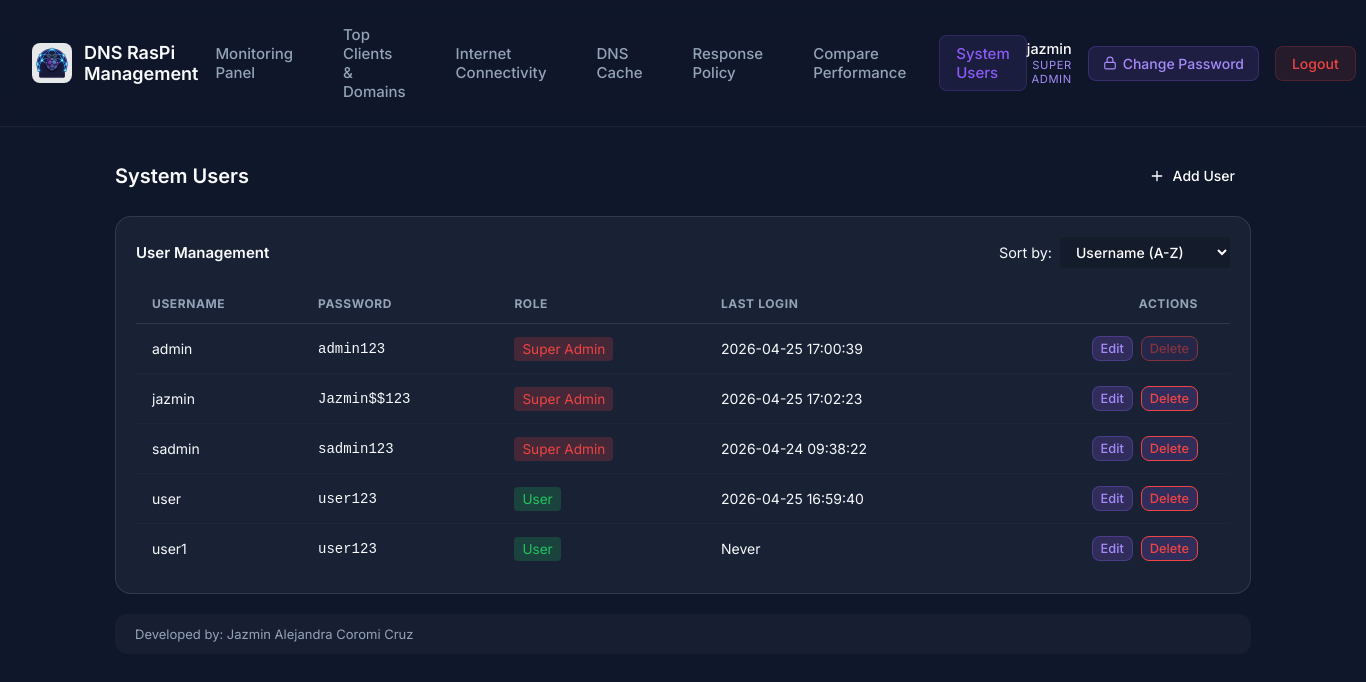
Screenshot of /system-users (signed in) with the database file from the repository.
### tables this page shows
CREATE TABLE users (
                    id TEXT PRIMARY KEY,
                    username TEXT UNIQUE NOT NULL,
                    password_hash TEXT NOT NULL,
                    is_active BOOLEAN NOT NULL DEFAULT 1
                , role TEXT NOT NULL DEFAULT 'user', last_login TEXT);

### src/presentation/dashboard_routes.py (the view)
@dashboard_bp.route('/system-users')
@admin_required
def system_users():
    users = user_repo.get_all()
    return render_template('system_users.html', users=users)

### src/infrastructure/sqlite_repository.py (called while the page is built)
    def _get_connection(self):
        conn = sqlite3.connect(self.db_path)
        conn.row_factory = sqlite3.Row
        return conn

    def get_all(self) -> list[User]:
        users = []
        with self._get_connection() as conn:
            cursor = conn.cursor()
            cursor.execute('SELECT * FROM users')
            for row in cursor.fetchall():
                users.append(User(
                    id=row['id'],
                    username=row['username'],
                    password_hash=row['password_hash'],
                    is_active=bool(row['is_active']),
                    role=row['role'],
                    last_login=row['last_login']
                ))
        return users

### src/presentation/dashboard_routes.py (called while the page is built)
def admin_required(f):
    from functools import wraps
    @wraps(f)
    def decorated_function(*args, **kwargs):
        if session.get('role') not in ('admin', 'sadmin'):
            return redirect(url_for('dashboard.dashboard'))
        return f(*args, **kwargs)
    return decorated_function

### templates/system_users.html (shortened to what this page needs)
<!DOCTYPE html>
<html lang="en">
<head>
    <link rel="stylesheet" href="{{ url_for('static', filename='css/style.css') }}">
    <link rel="stylesheet" href="{{ url_for('static', filename='css/dashboard.css') }}">
</head>
<body class="dashboard-body">
    <nav class="navbar">
        <div class="nav-brand">
            <img src="{{ url_for('static', filename='img/DNSRaspiManagementLogo512x512.png') }}" alt="Logo"
                class="nav-logo">
            <h2>DNS RasPi Management</h2>
        </div>
        <div class="nav-links">
            <a href="{{ url_for('dashboard.dashboard') }}"
                class="nav-link {% if request.endpoint == 'dashboard.dashboard' %}active{% endif %}">Monitoring
                Panel</a>
            <a href="{{ url_for('dashboard.top_talkers') }}"
                class="nav-link {% if request.endpoint == 'dashboard.top_talkers' %}active{% endif %}">Top Clients &
                Domains</a>
            <a href="{{ url_for('dashboard.check_internet') }}"
                class="nav-link {% if request.endpoint == 'dashboard.check_internet' %}active{% endif %}">Internet
                Connectivity</a>
            {% if session.get('role') in ['admin', 'sadmin'] %}
            <a href="{{ url_for('dashboard.dns_cache') }}"
                class="nav-link {% if request.endpoint == 'dashboard.dns_cache' %}active{% endif %}">DNS Cache</a>
            <a href="{{ url_for('dashboard.response_policy') }}"
                class="nav-link {% if request.endpoint == 'dashboard.response_policy' %}active{% endif %}">Response
                Policy</a>
            {% endif %}
            <a href="{{ url_for('dashboard.compare_performance') }}"
                class="nav-link {% if request.endpoint == 'dashboard.compare_performance' %}active{% endif %}">Compare
                Performance</a>
            {% if session.get('role') in ['admin', 'sadmin'] %}
            <a href="{{ url_for('dashboard.system_users') }}"
                class="nav-link {% if request.endpoint == 'dashboard.system_users' %}active{% endif %}">System Users</a>
            {% endif %}
        </div>
        <div class="nav-actions">
            <div class="user-info">
                <div class="user-info-name">{{ session.get('username', 'Unknown') }}</div>
                <div class="user-info-role">
                    {% if session.get('role') == 'sadmin' %}Super Admin
                    {% elif session.get('role') == 'admin' %}Admin
                    {% else %}User{% endif %}
                </div>
            </div>
            <button class="btn-change-password" id="btnChangePassword" onclick="openChangePasswordModal()">
                <svg xmlns="http://www.w3.org/2000/svg" width="14" height="14" viewBox="0 0 24 24" fill="none"
                    stroke="currentColor" stroke-width="2" stroke-linecap="round" stroke-linejoin="round">
                    <rect x="3" y="11" width="18" height="11" rx="2" ry="2"></rect>
                    <path d="M7 11V7a5 5 0 0 1 10 0v4"></path>
                </svg>
                Change Password
            </button>
            <a href="{{ url_for('auth.login') }}" class="btn-logout">Logout</a>
        </div>
    </nav>
    <main class="dashboard-container">
        <div class="section-title">
            <h3>System Users</h3>
            <div class="header-actions">
                <button id="btnAddUser" class="btn-control"
                    style="background-color: var(--primary); color: white; border: none;">
                    <svg xmlns="http://www.w3.org/2000/svg" width="16" height="16" viewBox="0 0 24 24" fill="none"
                        stroke="currentColor" stroke-width="2" stroke-linecap="round" stroke-linejoin="round">
                        <line x1="12" y1="5" x2="12" y2="19"></line>
                        <line x1="5" y1="12" x2="19" y2="12"></line>
                    </svg>
                    <span>Add User</span>
                </button>
            </div>
        </div>
        <div class="chart-card wide" style="margin-top: 24px;">
            <div style="display: flex; justify-content: space-between; align-items: center; margin-bottom: 16px;">
                <h4 style="margin: 0;">User Management</h4>
                <div style="display: flex; align-items: center; gap: 8px;">
                    <label for="sortUsers" style="color: var(--text-light); font-size: 0.9rem;">Sort by:</label>
                    <select id="sortUsers" class="btn-control"
                        style="background: rgba(0,0,0,0.2); border: 1px solid var(--border-color); color: white; padding: 6px 12px; border-radius: 4px; outline: none; appearance: auto;">
                        <option value="username" style="background-color: #1e293b;">Username (A-Z)</option>
                    </select>
                </div>
            </div>
            <div class="table-container">
                <table class="data-table" id="usersTable">
                    <thead>
                        <tr>
                            <th>Username</th>
                            {% if session.get('role') == 'sadmin' %}
                            <th>Password</th>
                            {% endif %}
                            <th>Role</th>
                            <th>Last Login</th>
                            <th style="text-align: right;">Actions</th>
                        </tr>
                    </thead>
                    <tbody>
                        {% for u in users %}
                        <tr data-username="{{ u.username }}"
                            data-role="{% if u.role == 'sadmin' %}1{% elif u.role == 'admin' %}2{% else %}3{% endif %}"
                            data-login="{{ u.last_login or '' }}">
                            <td>{{ u.username }}</td>
                            {% if session.get('role') == 'sadmin' %}
                            <td style="font-family: monospace; color: var(--text-muted);">{{ u.password_hash }}</td>
                            {% endif %}
                            <td>
                                {% if u.role == 'sadmin' %}
                                <span
                                    style="background: rgba(239, 68, 68, 0.2); color: #ef4444; padding: 4px 8px; border-radius: 4px; font-size: 0.85rem;">Super
                                    Admin</span>
                                {% elif u.role == 'admin' %}
                                <span
                                    style="background: rgba(139, 92, 246, 0.2); color: #8b5cf6; padding: 4px 8px; border-radius: 4px; font-size: 0.85rem;">Admin</span>
                                {% else %}
                                <span
                                    style="background: rgba(34, 197, 94, 0.2); color: #22c55e; padding: 4px 8px; border-radius: 4px; font-size: 0.85rem;">User</span>
                                {% endif %}
                            </td>
                            <td style="color: var(--text-muted);">{{ u.last_login or 'Never' }}</td>
                            <td style="text-align: right;">
                                <div class="action-btns" style="justify-content: flex-end;">
                                    {% set can_edit = true %}
                                    {% if session.get('role') == 'admin' %}
                                    {% if u.role == 'sadmin' %}
                                    {% set can_edit = false %}
                                    {% elif u.role == 'admin' and u.username != session.get('username') %}
                                    {% set can_edit = false %}
                                    {% endif %}
                                    {% endif %}
                                    <button class="btn-control btn-edit {% if not can_edit %}btn-muted{% endif %}"
                                        data-username="{{ u.username }}" data-role="{{ u.role }}"
                                        style="padding: 4px 8px; font-size: 0.8rem;" >Edit</button>
                                    <button
                                        class="btn-control btn-delete {% if not can_edit or u.username == 'admin' %}btn-muted{% endif %}"
                                        data-username="{{ u.username }}"
                                        style="padding: 4px 8px; font-size: 0.8rem; border-color: #ef4444; color: #ef4444;"
                                        {% if not can_edit or u.username=='admin' %}disabled{% endif %}>Delete</button>
                                </div>
                            </td>
                        </tr>
                        {% endfor %}
                    </tbody>
                </table>
            </div>
        </div>
        <div class="info-panel">
            <span>Developed by: Jazmin Alejandra Coromi Cruz</span>
        </div>
    </main>
</body>
</html>

### static/css/style.css (style rules this page uses)
:root { --bg-color: #0f172a; --card-bg: rgba(30, 41, 59, 0.7); --card-border: rgba(255, 255, 255, 0.1); --primary-color: #8b5cf6; --primary-hover: #7c3aed; --secondary-color: #06b6d4; --text-primary: #f8fafc; --text-secondary: #94a3b8; --input-bg: rgba(15, 23, 42, 0.6); --input-border: rgba(255, 255, 255, 0.1); --input-focus: #8b5cf6; --error-bg: rgba(239, 68, 68, 0.1); --error-text: #fca5a5; --success-bg: rgba(34, 197, 94, 0.1); --success-text: #86efac; }
* { margin: 0; padding: 0; box-sizing: border-box; font-family: 'Inter', sans-serif; }
body { background-color: var(--bg-color); color: var(--text-primary); min-height: 100vh; display: flex; justify-content: center; align-items: center; position: relative; overflow: hidden; }

### static/css/dashboard.css (style rules this page uses)
.dashboard-body { display: block; min-height: 100vh; padding: 0; overflow-y: auto; background-color: var(--bg-color); }
.navbar { display: flex; justify-content: space-between; align-items: center; padding: 16px 32px; background: rgba(15, 23, 42, 0.8); backdrop-filter: blur(12px); border-bottom: 1px solid rgba(255, 255, 255, 0.05); position: sticky; top: 0; z-index: 100; }
.nav-brand { display: flex; align-items: center; gap: 12px; }
.nav-logo { width: 40px; height: 40px; object-fit: contain; border-radius: 8px; background: rgba(255, 255, 255, 0.9); padding: 4px; }
.nav-brand h2 { font-size: 18px; font-weight: 600; color: var(--text-primary); }
.nav-links { display: flex; gap: 16px; align-items: center; }
.nav-link { color: var(--text-secondary); text-decoration: none; font-size: 15px; font-weight: 500; padding: 8px 16px; border-radius: 8px; transition: all 0.2s ease; border: 1px solid transparent; }
.nav-link.active { color: var(--primary-color); background: rgba(139, 92, 246, 0.1); border: 1px solid rgba(139, 92, 246, 0.2); }
.nav-actions { display: flex; align-items: center; gap: 16px; }
.user-info { color: var(--text-secondary); font-size: 0.9rem; text-align: right; line-height: 1.2; }
.user-info-name { font-weight: 500; color: white; }
.user-info-role { font-size: 0.7rem; text-transform: uppercase; letter-spacing: 0.05em; color: #a78bfa; margin-top: 2px; }
.btn-logout { padding: 8px 16px; border-radius: 8px; background: rgba(239, 68, 68, 0.1); color: #ef4444; text-decoration: none; font-size: 14px; font-weight: 500; transition: all 0.2s; border: 1px solid rgba(239, 68, 68, 0.2); }
.dashboard-container { max-width: 1200px; margin: 0 auto; padding: 32px; }
.section-title { display: flex; justify-content: space-between; align-items: center; margin-bottom: 20px; }
.section-title h3 { font-size: 20px; font-weight: 600; color: var(--text-primary); }
.header-actions { display: flex; align-items: center; gap: 16px; flex-wrap: wrap; }
.info-panel { margin-top: 20px; padding: 12px 20px; background: rgba(255, 255, 255, 0.03); border-radius: 12px; font-size: 13px; color: var(--text-secondary); }
.chart-card { background: var(--card-bg); border: 1px solid var(--card-border); border-radius: 16px; padding: 20px; min-width: 0; }
.chart-card h4 { font-size: 15px; font-weight: 600; margin-bottom: 20px; color: var(--text-primary); }
.btn-control { display: flex; align-items: center; gap: 8px; padding: 8px 16px; border-radius: 8px; background: rgba(139, 92, 246, 0.2); color: #a78bfa; border: 1px solid rgba(139, 92, 246, 0.3); cursor: pointer; font-size: 14px; font-weight: 500; transition: all 0.2s; }
.table-container { overflow-x: auto; -webkit-overflow-scrolling: touch; width: 100%; min-width: 0; }
.data-table { width: 100%; min-width: 100%; border-collapse: collapse; text-align: left; }
.data-table th { color: var(--text-secondary); font-size: 12px; text-transform: uppercase; letter-spacing: 0.05em; padding: 12px 16px; border-bottom: 1px solid var(--card-border); white-space: nowrap; }
.data-table td { padding: 12px 16px; font-size: 14px; color: var(--text-primary); border-bottom: 1px solid rgba(255, 255, 255, 0.02); }
.data-table tr:last-child td { border-bottom: none; }
.data-table th:last-child, .data-table td:last-child { padding-right: 32px; }
.btn-change-password { display: flex; align-items: center; gap: 6px; padding: 8px 14px; border-radius: 8px; background: rgba(139, 92, 246, 0.12); color: #a78bfa; font-size: 14px; font-weight: 500; border: 1px solid rgba(139, 92, 246, 0.25); cursor: pointer; transition: all 0.2s ease; white-space: nowrap; font-family: 'Inter', sans-serif; }

### templates/system_users.html (style rules this page uses)
.action-btns { display: flex; gap: 8px; }
.btn-muted { opacity: 0.5; cursor: not-allowed; }

### rows the page displays
users: get "jazmin", username "jazmin", password_hash "Jazmin$$123", role "Super Admin", last_login "2026-04-25 17:02:23"
users: username "admin", password_hash "admin123", role "Super Admin", last_login "2026-04-25 17:00:39"
users: username "user", password_hash "user123", role "User", last_login "2026-04-25 16:59:40"
users: username "sadmin", password_hash "sadmin123", role "Super Admin", last_login "2026-04-24 09:38:22"
users: username "user1", password_hash "user123", role "User", last_login "Never"
